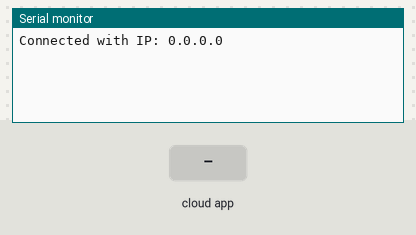
Bench run of a sketch on a simulated ESP8266 (NodeMCU). Shown: the last lines printed to the serial monitor. The test bench sets the inputs (shaded band). WiFi joins after 1.5 s; servers stay silent unless stated; the Firebase database answers and starts empty.

Above: at 1.3 s.
1.4 s: the phone or cloud app sets TrangThai to 1
At 3.0 s:
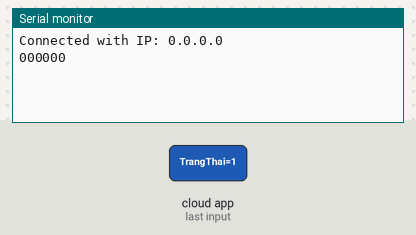
5.2 s: the phone or cloud app sets den1 to 1
At 6.6 s:
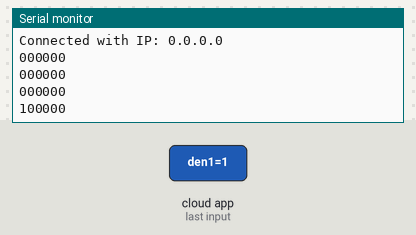
6.7 s: the phone or cloud app sets den2 to 1
At 8.0 s:
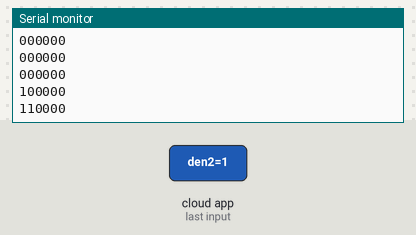
8.2 s: the phone or cloud app sets den3 to 1
9.7 s: the phone or cloud app sets den4 to 1
At 11.1 s:
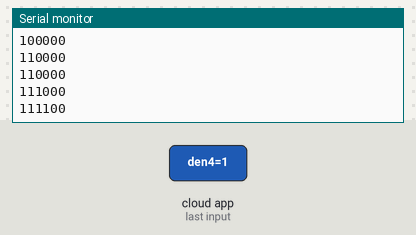
11.2 s: the phone or cloud app sets den5 to 1
At 13.1 s:
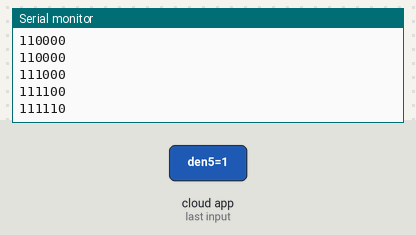
Timing chart, 0 to 13.7 s (numbered marks = the images above; inputs shaded):
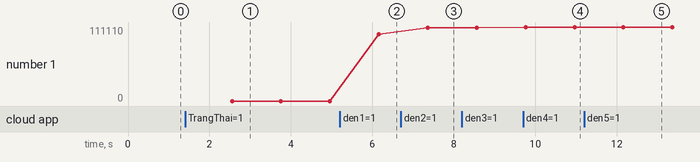

The sketch:

ESP.ino
```cpp
#include <SerialCommand.h>
#include <ESP8266WiFi.h>
#include <FirebaseESP8266.h>
#include <ArduinoJson.h>
#include <SoftwareSerial.h>


SerialCommand SCmd;

#define Rx D0
#define Tx D1
SoftwareSerial mySerial(Rx, Tx);


#define WIFI_SSID "Y26 Lofi Chill 2"
#define WIFI_PASS "y26xinchao"
#define FIREBASE_HOST "dencuatudong-default-rtdb.firebaseio.com"
#define FIREBASE_AUTH "zD5mHPvCjGfcgPJjMKdrXNLhTjeLVplJUEyId6D2"

int ENA = 4;
int IN1 = 0;
int IN2 = 2;

int den1;
int den2;
int den3;
int den4;
int den5;
int den6;
int quangTro;


FirebaseData firebaseData;
String path = "/";
FirebaseJson json;


double time_b = 0;
double time_start_1 = 0;
double time_start_2 = 0;
double time_c = 0;
String y;
String x;
int TrangThai = 0;

void setup() {
  mySerial.begin(9600);
  // put your setup code here, to run once:
  Serial.begin(9600);

  WiFi.begin(WIFI_SSID, WIFI_PASS);

  Firebase.begin(FIREBASE_HOST, FIREBASE_AUTH);
  Firebase.reconnectWiFi(true);
  if (!Firebase.beginStream(firebaseData, path)) {
    Serial.println("REASON: " + firebaseData.errorReason());
    Serial.println();
  }

  Serial.print("Connected with IP: ");
  Serial.println(WiFi.localIP());
  Serial.println();
}

void loop() {
   SCmd.readSerial();
   if (Firebase.getString(firebaseData, path + "Cua/reset")) y = firebaseData.stringData();
  if (y == "1") {

    mySerial.println("den1 0");
    mySerial.println("den2 0");
    mySerial.println("den3 0");
    mySerial.println("den4 0");
    mySerial.println("den5 0");
    mySerial.println("den6 0");
    den1 = 0;
    den2 = 0;
    den3 = 0;
    den4 = 0;
    den5 = 0;
    den6 = 0;
    Firebase.setString(firebaseData, path + "Cua/reset", "0");

  }

   if (Firebase.getString(firebaseData, path + "Cua/TrangThai")) x = firebaseData.stringData();
  if (x == "1") {
    mySerial.println("TrangThai 1");
    TrangThai = 1;
  }
  else{
    mySerial.println("TrangThai 0");
    TrangThai = 0;
  }

if(TrangThai == 0 ){
  // put your main code here, to run repeatedly:

if(den1 == 1){
  Firebase.setString(firebaseData, path + "Cua/den1", "1");
}
else{
  Firebase.setString(firebaseData, path + "Cua/den1", "0");
}

   if(den2 == 1){
  Firebase.setString(firebaseData, path + "Cua/den2", "1");
}
else{
  Firebase.setString(firebaseData, path + "Cua/den2", "0");
}
if(den3 == 1){
  Firebase.setString(firebaseData, path + "Cua/den3", "1");
}
else{
  Firebase.setString(firebaseData, path + "Cua/den3", "0");
}
if(den4 == 1){
  Firebase.setString(firebaseData, path + "Cua/den4", "1");
}
else{
  Firebase.setString(firebaseData, path + "Cua/den4", "0");
}
if(den5 == 1){
  Firebase.setString(firebaseData, path + "Cua/den5", "1");
}
else{
  Firebase.setString(firebaseData, path + "Cua/den5", "0");
}
if(den6 == 1){
  Firebase.setString(firebaseData, path + "Cua/den6", "1");
}
else{
  Firebase.setString(firebaseData, path + "Cua/den6", "0");
}
}

  else{
  dieuKhienDen();
  //   Serial.print(TrangThai);
  Serial.print(den1);
  Serial.print(den2);
  Serial.print(den3);
  Serial.print(den4);
  Serial.print(den5);
  Serial.println(den6);
  }
}

void dieuKhienDen(){

  String x1, x2, x3, x4, x5, x6;
  if (Firebase.getString(firebaseData, path + "Cua/den1")) x1 = firebaseData.stringData();
  if (x1 == "1") {
    mySerial.println("den1 1");
    den1 = 1;
  }
  else{
    mySerial.println("den1 0");
    den1 = 0;
  }

  if (Firebase.getString(firebaseData, path + "Cua/den2")) x2 = firebaseData.stringData();
  if (x2 == "1") {
    mySerial.println("den2 1");
    den2 = 1;
  }
  else{
    mySerial.println("den2 0");
    den2 = 0;
  }

  if (Firebase.getString(firebaseData, path + "Cua/den3")) x3 = firebaseData.stringData();
  if (x3 == "1") {
    mySerial.println("den3 1");
    den3 = 1;
  }
  else{
    mySerial.println("den3 0");
    den3 = 0;
  }

  if (Firebase.getString(firebaseData, path + "Cua/den4")) x4 = firebaseData.stringData();
  if (x4 == "1") {
    mySerial.println("den4 1");
    den4 = 1;
  }
  else{
    mySerial.println("den4 0");
    den4 = 0;
  }

  if (Firebase.getString(firebaseData, path + "Cua/den5")) x5 = firebaseData.stringData();
  if (x5 == "1") {
    mySerial.println("den5 1");
    den5 = 1;
  }
  else{
    mySerial.println("den5 0");
    den5 = 0;
  }

  if (Firebase.getString(firebaseData, path + "Cua/den6")) x6 = firebaseData.stringData();
  if (x6 == "1") {
    mySerial.println("den6 1");
    den6 = 1;
  }
  else{
    mySerial.println("den6 0");
    den6 = 0;
  }
}

void trangThaiDen1() {
  int val;
  char *arg;
  arg = SCmd.next();
  val = atof(arg);
  den1 = val;
}
void trangThaiDen2() {
  int val;
  char *arg;
  arg = SCmd.next();
  val = atof(arg);
  den2 = val;
}
void trangThaiDen3() {
  int val;
  char *arg;
  arg = SCmd.next();
  val = atof(arg);
  den3 = val;
}
void trangThaiDen4() {
  int val;
  char *arg;
  arg = SCmd.next();
  val = atof(arg);
  den4 = val;
}
void trangThaiDen5() {
  int val;
  char *arg;
  arg = SCmd.next();
  val = atof(arg);
  den5 = val;
}
void trangThaiDen6() {
  int val;
  char *arg;
  arg = SCmd.next();
  val = atof(arg);
  den6 = val;
}

boolean runEvery(unsigned long interval)
{
  static unsigned long previousMillis = 0;
  unsigned long currentMillis = millis();
  if (currentMillis - previousMillis >= interval)
  {
    previousMillis = currentMillis;
    return true;
  }
  return false;
}
```

Measured:
- after the input at 1.4 s, the serial monitor: prints a new line after 1.2 s (image 1)
- after the input at 5.2 s, the serial monitor: prints a new line after 0.96 s (image 2)
- after the input at 6.7 s, the serial monitor: prints a new line after 0.66 s (image 3)
- after the input at 9.7 s, the serial monitor: prints a new line after 1.3 s (image 4)
- after the input at 11.2 s, the serial monitor: prints a new line after 0.96 s (image 5)
- plotted number 1: 0 → 100000 after the input at 5.2 s, 100000 → 110000 after the input at 6.7 s, 110000 → 111100 after the input at 9.7 s, 111100 → 111110 after the input at 11.2 s
